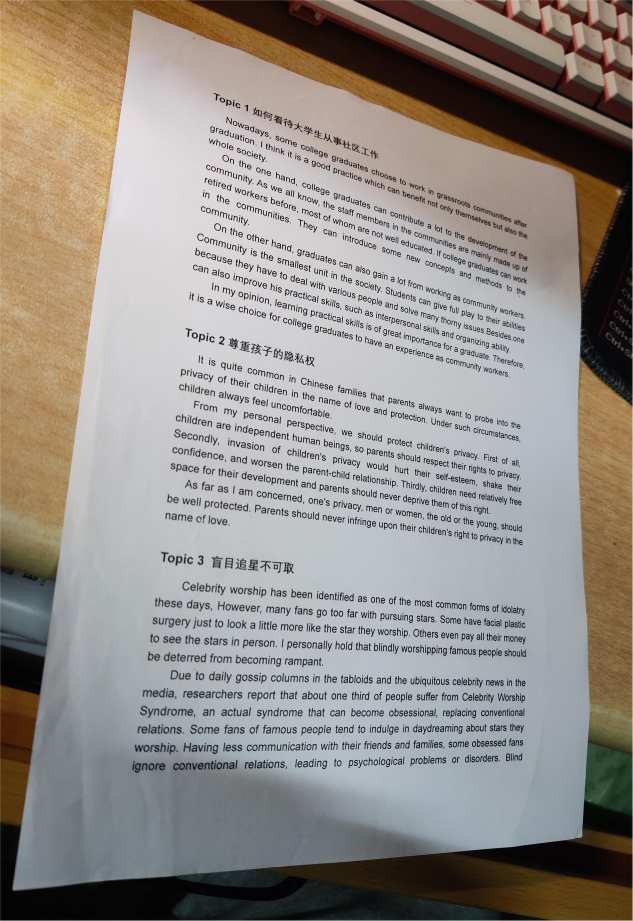
#> input picture images/ocr_img.jpg, 2529 x 3681 px (shown at 1/4 size)
$ python scan2.0.py --image images/ocr_img.jpg
#> lines starting #> are read from the running program, lines starting #| are printed output that depends on the picture; after the words box and inside, x2 and y2 are one past the last pixel; in counts of white or black regions, pixels touching at a corner belong together
# 导入工具包
import numpy as np
import argparse
import cv2

# 设置参数
ap = argparse.ArgumentParser()
ap.add_argument("-i", "--image", required=True,
                help="Path to the image to be scanned")
args = vars(ap.parse_args())


# 对矩形的4个点按一定顺序排序
def order_points(pts):
    print(pts)
    # 一共4个坐标点,创建一个形状为(4, 2)的零矩阵rect，dtype = "float32"表示该矩阵的数据类型是32位浮点数。
    #  这个矩阵最终将存放排序后的四个点的坐标。
    rect = np.zeros((4, 2), dtype="float32")

    # 按顺序找到对应坐标0123分别是 左上，右上，右下，左下
    # 计算左上，右下,利用横纵坐标相加，和最小的为左上，最大的为右下
    s = pts.sum(axis=1)  # x+y求和
    rect[0] = pts[np.argmin(s)]
    rect[2] = pts[np.argmax(s)]

    # 计算右上和左下，利用y-x,找到右上角和左下角，右上角是y-x最小的点，左下角是y-x最大的点
    diff = np.diff(pts, axis=1)
    print(diff)
    rect[1] = pts[np.argmin(diff)]
    rect[3] = pts[np.argmax(diff)]

    print(rect)
    # 返回按顺序排完后的点组成的4*2矩阵
    return rect


# 对图像进行透视变换，给定四个点的坐标作为变换的参考。校正图像中的矩形对象，使矩形看起来更直，
def four_point_transform(image, pts):
    # 获取输入坐标点
    rect = order_points(pts)
    (tl, tr, br, bl) = rect

    # 计算输入的w和h值
    widthA = np.sqrt(((br[0] - bl[0]) ** 2) + ((br[1] - bl[1]) ** 2))
    widthB = np.sqrt(((tr[0] - tl[0]) ** 2) + ((tr[1] - tl[1]) ** 2))
    maxWidth = max(int(widthA), int(widthB))

    heightA = np.sqrt(((tr[0] - br[0]) ** 2) + ((tr[1] - br[1]) ** 2))
    heightB = np.sqrt(((tl[0] - bl[0]) ** 2) + ((tl[1] - bl[1]) ** 2))
    maxHeight = max(int(heightA), int(heightB))

    # 变换后对应坐标位置
    dst = np.array([
        [0, 0],
        [maxWidth - 1, 0],
        [maxWidth - 1, maxHeight - 1],
        [0, maxHeight - 1]], dtype="float32")

    # 使用原始的四个点 (rect) 和变换后的点 (dst) 计算透视变换矩阵 M。
    M = cv2.getPerspectiveTransform(rect, dst)
    # 应用透视变换
    warped = cv2.warpPerspective(image, M, (maxWidth, maxHeight))

    # 返回变换后结果
    return warped


def resize(image, width=None, height=None, inter=cv2.INTER_AREA):
    # 最终会存储调整大小后的图像的新维度。
    dim = None
    (h, w) = image.shape[:2]
    # 如果没有指定新的宽度和高度，就会直接返回原图像。
    if width is None and height is None:
        return image

    if width is None:
        r = height / float(h)
        dim = (int(w * r), height)
    else:
        r = width / float(w)
        dim = (width, int(h * r))
    # cv2.INTER_AREA 是一个在缩小时使用的插值方法，能够提供高质量的结果。
    resized = cv2.resize(image, dim, interpolation=inter)
    return resized

print("STEP 1: 读入并放大两倍")
# 读取输入
image = cv2.imread(args["image"])
#> image is the input picture: shape (3681, 2529, 3); mean B, G, R 135.9, 142, 147.8
# 坐标也会相同变化,先记录缩放的比列，便于后续恢复
ratio = 2
orig = image.copy()
# 将图像放大，以应对文字密集或文字太小，导致影响后续阈值处理
image = resize(orig, height=image.shape[0]*ratio,inter =cv2.INTER_LINEAR)

# 转为HSV
hsv_image = cv2.cvtColor(image, cv2.COLOR_BGR2HSV)
cv2.imshow("HSV",resize(hsv_image,height=800))
#> in resize (call 2), `resized = cv2.resize(image, dim, interpolation=inter)`: resized: shape (800, 549, 3); mean H, S, V 78, 49.9, 153
# 定义白色在HSV空间的范围
lower_white = np.array([0, 0, 120], dtype=np.uint8)
upper_white = np.array([180, 60, 255], dtype=np.uint8)

# 创建一个掩码，过滤出白色区域
mask = cv2.inRange(hsv_image, lower_white, upper_white)
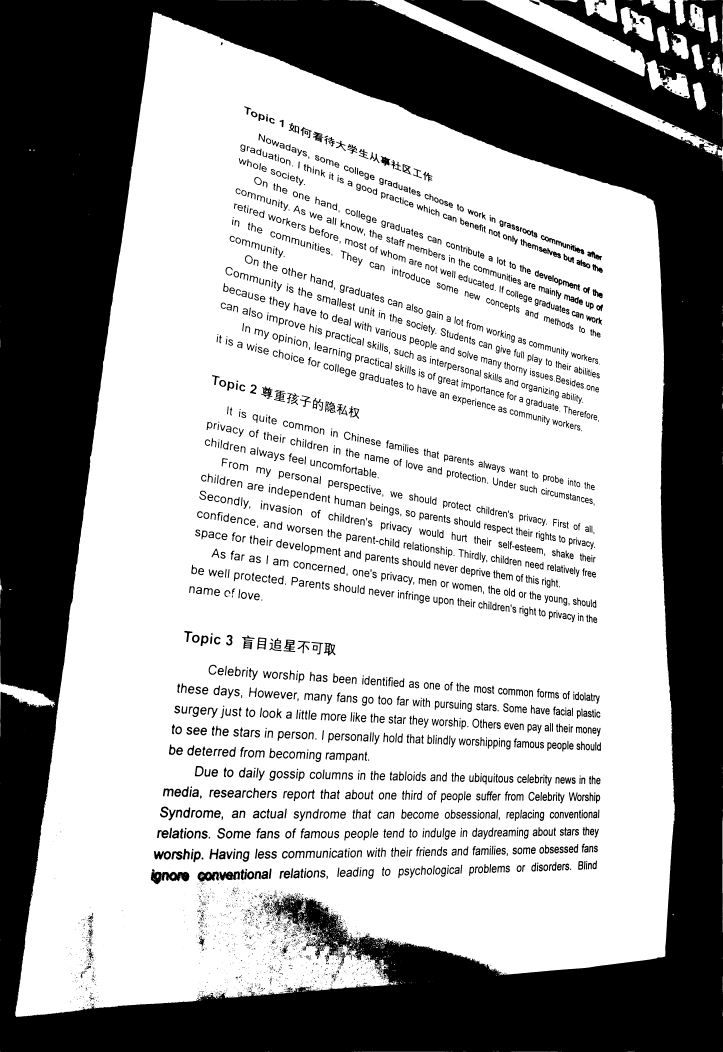
#> mask: shape (7362, 5058) (shown at 1/7 size); 64.1% white; 5130 black regions (1874 under 20 px)
cv2.imwrite('mask.jpg', mask)
# 根据这个掩码区域，找出纸张的轮廓
contours, hierarchy = cv2.findContours(mask.copy(), cv2.RETR_EXTERNAL, cv2.CHAIN_APPROX_SIMPLE)
#> contours = 1006 contours, 813 with area under 20; largest, box (x1, y1, x2, y2) and area: (106, 85, 4724, 7119) 24928857, (2443, 0, 5026, 1081) 201974, (3234, 0, 4520, 535) 160536, (4522, 421, 4831, 689) 33105, (4344, 48, 4576, 288) 29554
contours = sorted(contours, key=cv2.contourArea, reverse=True)[:5]
#> contours = 5 contours; box (x1, y1, x2, y2) and area: (106, 85, 4724, 7119) 24928857, (2443, 0, 5026, 1081) 201974, (3234, 0, 4520, 535) 160536, (4522, 421, 4831, 689) 33105, (4344, 48, 4576, 288) 29554

# 遍历轮廓，找出文本区域
for c in contours:
    # 计算轮廓，C表示输入的点集，True表示封闭的
    peri = cv2.arcLength(c, True)
    # 对轮廓点集进行近似，使其减少点的数量，变成一个近似的多边形。0.02 * peri 是近似度参数，这个值越大，结果轮廓的角点越少，即多边形越简单。
    # True 参数指出这是一个闭合轮廓。
    approx = cv2.approxPolyDP(c, 0.02 * peri, True)

    # 当多边形只有四个点时就认为找到了文本区域
    if len(approx) == 4:
        screenCnt = approx
        break
#> this loop made 1 pass
#> (peri, screenCnt) on pass 1: (35007.5, [[1074, 85], [108, 7111], [4654, 6695], [4574, 1406]])

# 展示结果
print("STEP 2: 获取轮廓")
# 用于调试
draw = image.copy()
# 在原始图像image上绘制之前被检测出来的文本区域，-1绘制所有轮廓（这里只有一个轮廓），2是轮廓的宽度
cv2.drawContours(draw, [screenCnt], -1, (0, 255, 0), 8)

# 透视变换，将刚才检测出来的本文区域矫正为一个正的矩形试图
warped = four_point_transform(image, screenCnt.reshape(4, 2))
#| [[1074   85]
#|  [ 108 7111]
#|  [4654 6695]
#|  [4574 1406]]
#> in order_points, `s = pts.sum(axis=1)`: s = [1159, 7219, 11349, 5980]
#> in order_points, `diff = np.diff(pts, axis=1)`: diff = [-989, 7003, 2041, -3168]
#| [[ -989]
#|  [ 7003]
#|  [ 2041]
#|  [-3168]]
#> in four_point_transform, `rect = order_points(pts)`: rect = [[1074, 85], [4574, 1406], [4654, 6695], [108, 7111]]
#> in four_point_transform, `(tl, tr, br, bl) = rect`: tl = [1074, 85]; tr = [4574, 1406]; br = [4654, 6695]; bl = [108, 7111]
#> in four_point_transform, `widthA = np.sqrt(((br[0] - bl[0]) ** 2) + ((br[1] - bl[1]) ** 2))`: widthA = 4565
#> in four_point_transform, `widthB = np.sqrt(((tr[0] - tl[0]) ** 2) + ((tr[1] - tl[1]) ** 2))`: widthB = 3741
#> in four_point_transform, `maxWidth = max(int(widthA), int(widthB))`: maxWidth = 4564
#> in four_point_transform, `heightA = np.sqrt(((tr[0] - br[0]) ** 2) + ((tr[1] - br[1]) ** 2))`: heightA = 5289.6
#> in four_point_transform, `heightB = np.sqrt(((tl[0] - bl[0]) ** 2) + ((tl[1] - bl[1]) ** 2))`: heightB = 7092.1
#> in four_point_transform, `maxHeight = max(int(heightA), int(heightB))`: maxHeight = 7092
#> in four_point_transform, `dst = np.array([ [0, 0], [maxWidth - 1, 0], [maxWidth - 1, maxHeight -..`: dst = [[0, 0], [4563, 0], [4563, 7091], [0, 7091]]
#> in four_point_transform, `M = cv2.getPerspectiveTransform(rect, dst)`: M = [[0.874, 0.12, -948.4], [-0.437, 1.16, 371.2], [-7.39e-05, 3.03e-05, 1]]
cv2.imshow("Draw",resize(draw,height=800))
cv2.imshow('transform', resize(warped,height=800))
#> call 4 of resize, with image = array of shape (7092, 4564, 3), height = 800, inter = 3
#> in resize (call 4), `resized = cv2.resize(image, dim, interpolation=inter)`:
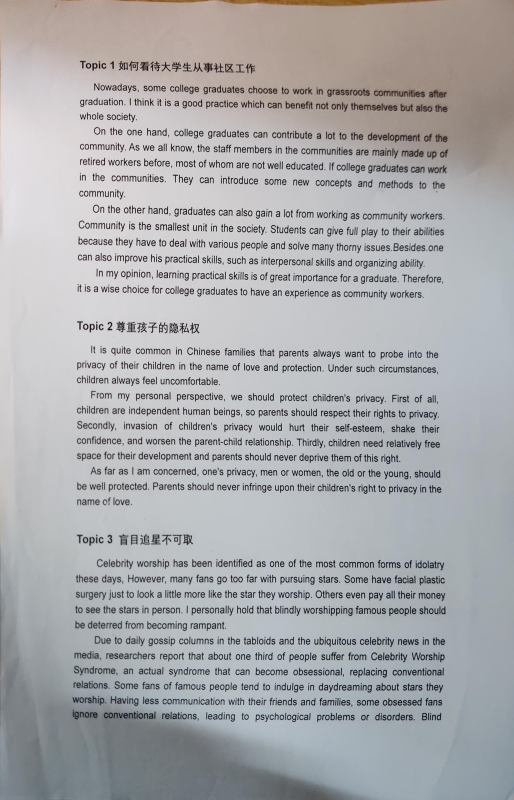
#> resized: shape (800, 514, 3); mean of channels 0, 1, 2 172.9, 170.7, 170.3; drawn as B, G, R
cv2.waitKey(0)
cv2.destroyAllWindows()


# 变换后的图像转为灰度图像-》二值化阈值处理
warped = cv2.cvtColor(warped, cv2.COLOR_BGR2GRAY)
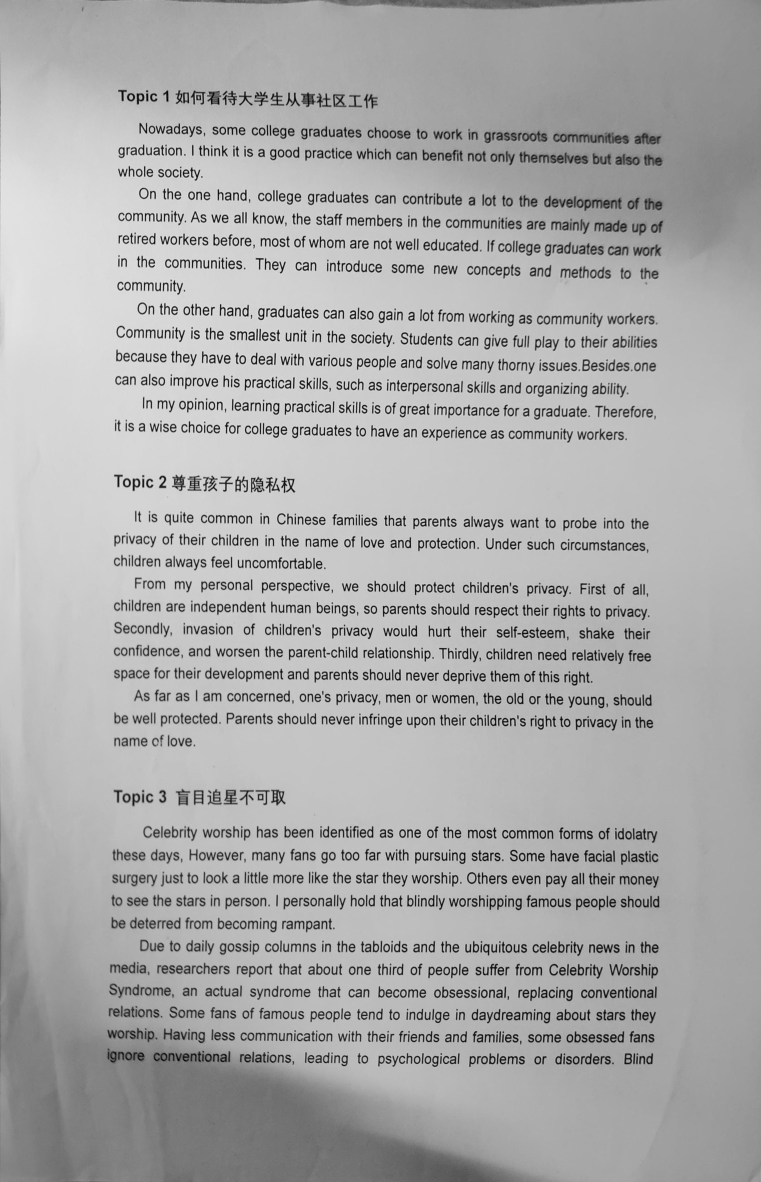
#> warped: shape (7092, 4564) (shown at 1/6 size); min 0, max 243, mean 170.8
ref = cv2.adaptiveThreshold(
    warped,  # 灰度图像
    255,  # 超过阈值后赋予的值
    cv2.ADAPTIVE_THRESH_MEAN_C,  # 使用均值作为阈值计算的方法
    cv2.THRESH_BINARY,  # 阈值类型
    19,  # 邻域大小（blockSize）
    3  # 从均值中减去的常数，微调阈值
)
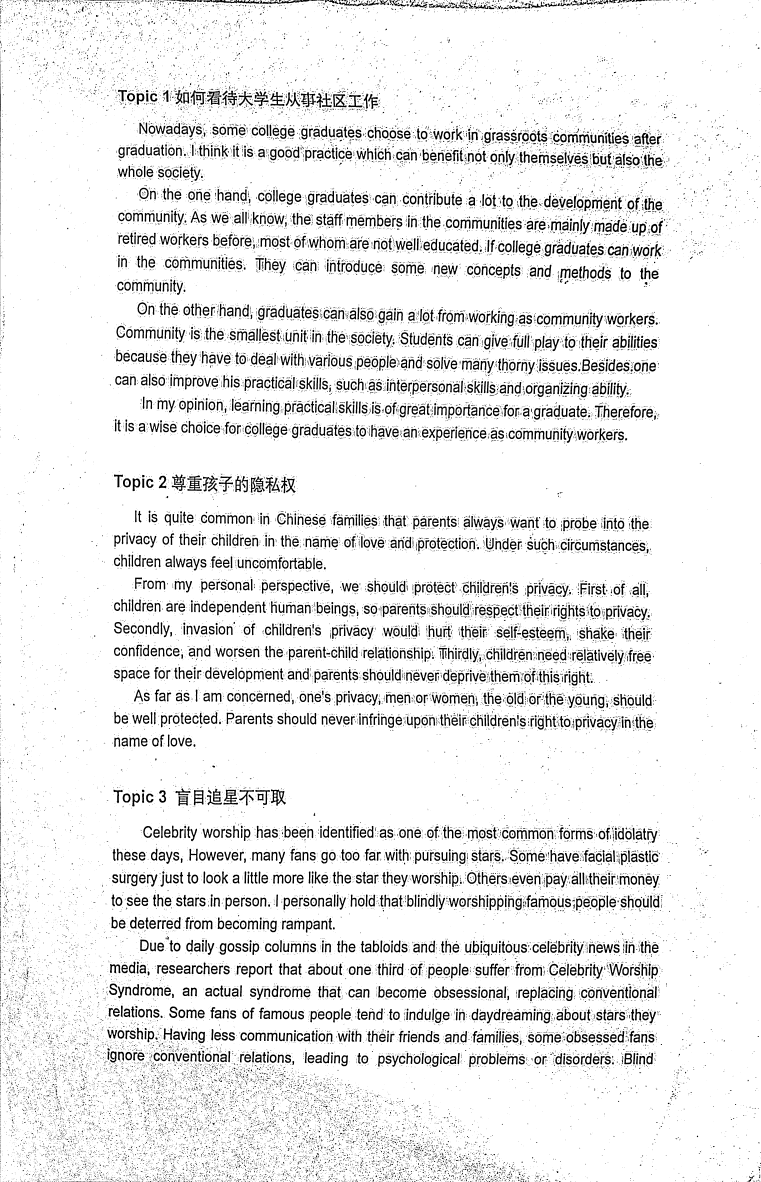
#> ref: shape (7092, 4564) (shown at 1/6 size); 91.3% white; 43646 black regions (33915 under 20 px), largest, box (x1, y1, x2, y2) and area: (1236, 0, 1947, 23) 6609, (1124, 2852, 1210, 2946) 3503, (1625, 4736, 1716, 4834) 3403
cv2.imwrite('REF.jpg', ref) # 用于调试
ref = cv2.medianBlur(ref,13)
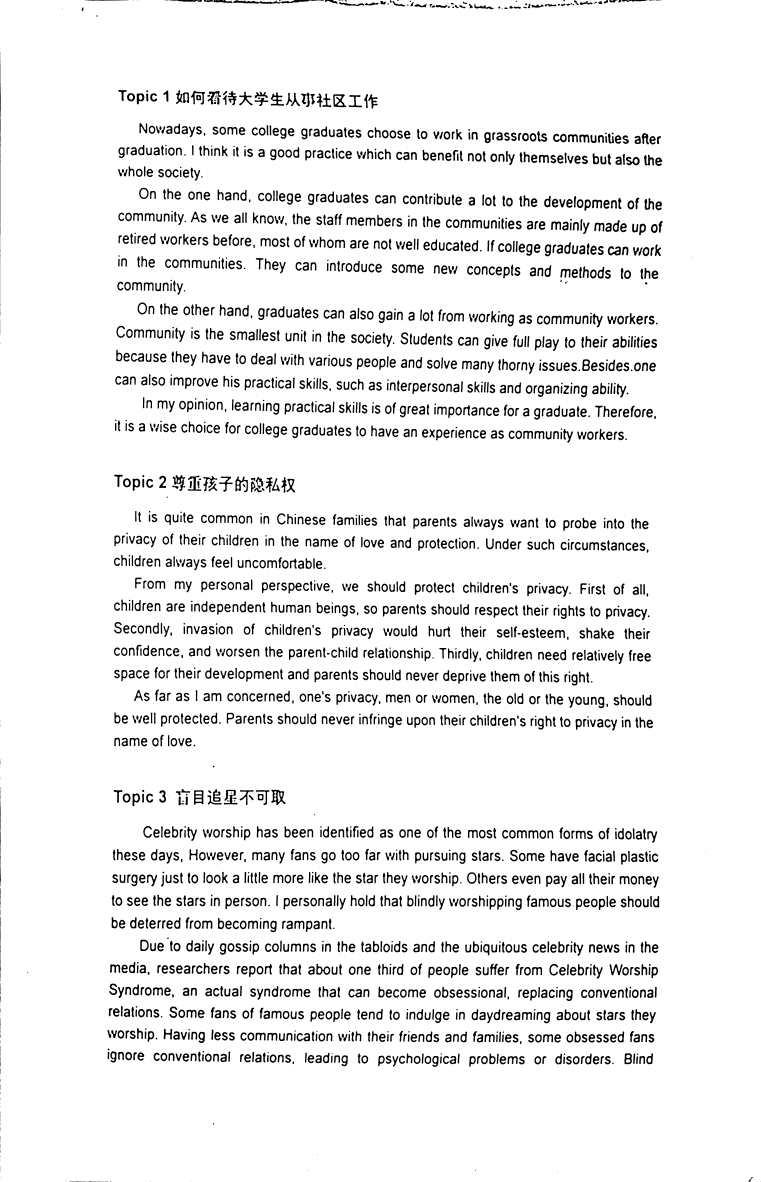
#> ref: shape (7092, 4564) (shown at 1/6 size); 93.1% white; 2778 black regions (54 under 20 px), largest, box (x1, y1, x2, y2) and area: (1398, 0, 1945, 23) 5079, (1627, 4738, 1713, 4831) 3553, (0, 311, 4, 1841) 3021
cv2.imwrite('scan.jpg', ref)

# 展示结果
print("STEP 3: 变换")
cv2.imshow("Original", resize(orig, height=800))
cv2.imshow("Scanned", resize(ref, height=800))
#> in resize (call 6), `resized = cv2.resize(image, dim, interpolation=inter)`:
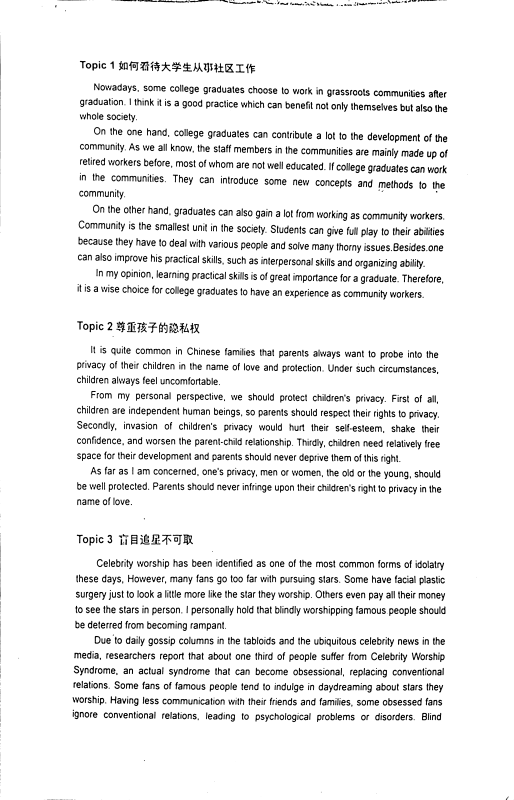
#> resized: shape (800, 514); min 0, max 255, mean 237.5
cv2.waitKey(0)
